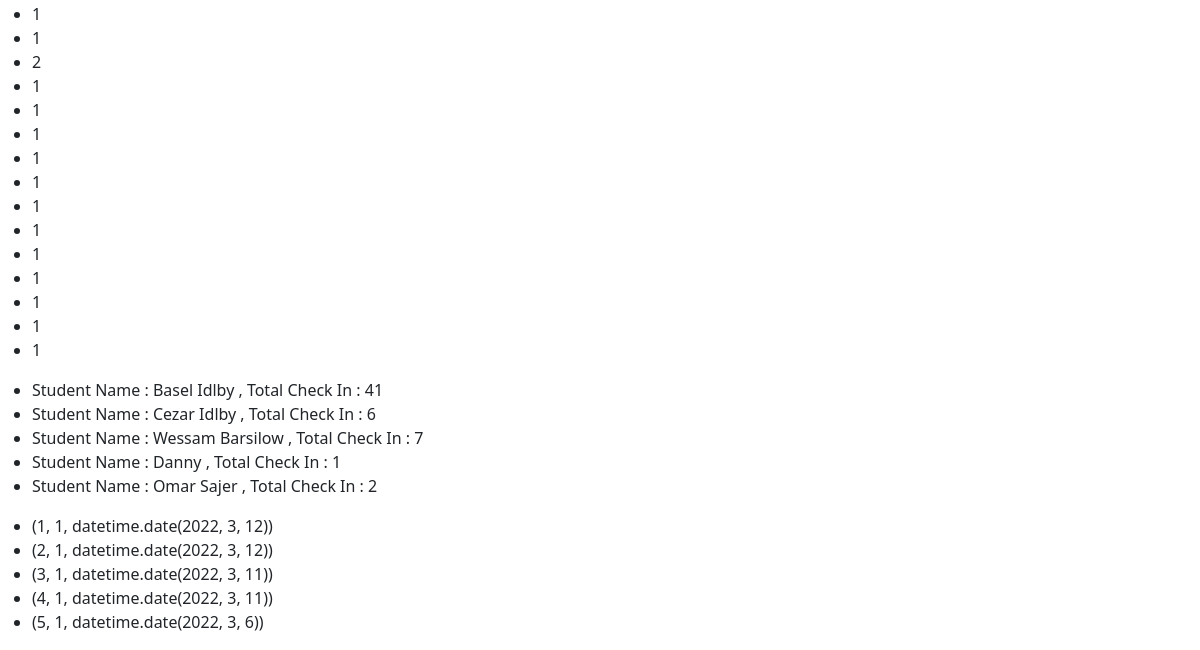
Before: /student/list2/ (lower part) with the older database file.
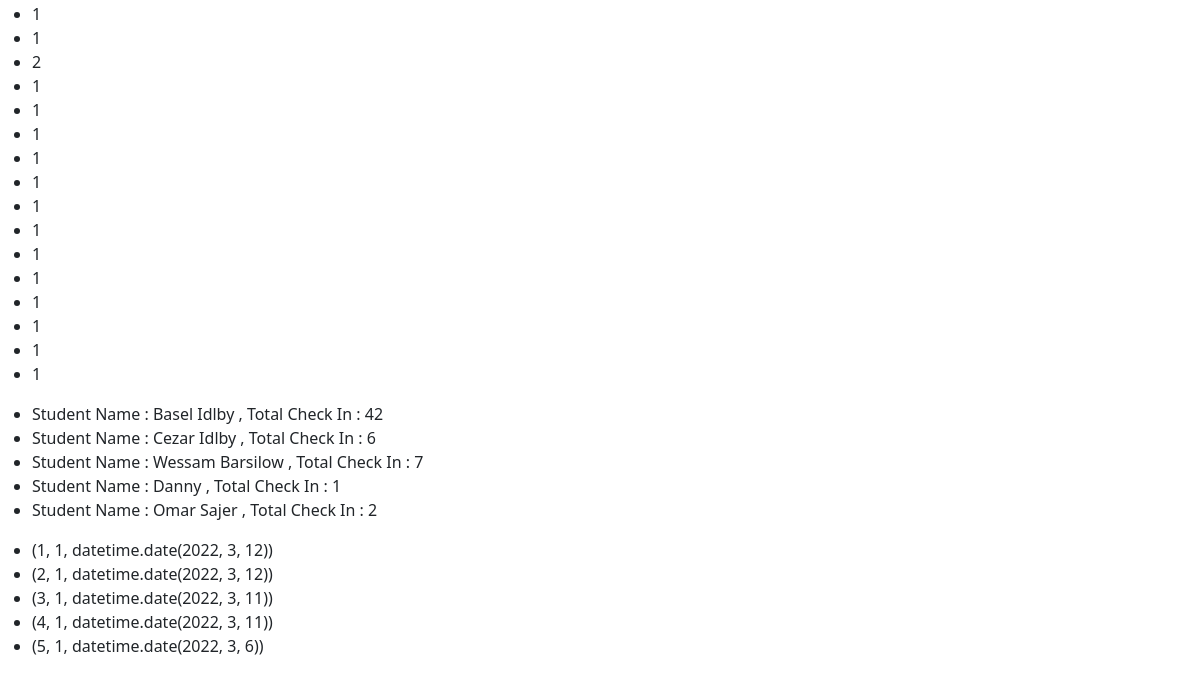
After: the same page with the newer database file.
### student/models.py (models this page shows, shortened)
class checkInData(models.Model):
    checkInSeq = models.AutoField(primary_key=True)
    studentId = models.IntegerField()
    checkIn = models.IntegerField(default=1 , editable=False)
    checkInDate = models.DateField(default=datetime.now , editable=False)
    def __str__(self) -> str:
        return f"{self.studentId , self.checkIn , self.checkInDate}"

class customerInfo(models.Model):
    studentId = models.AutoField(primary_key=True)
    customerName = models.CharField(max_length=100 , unique=True)
    customerImg = models.ImageField(upload_to ='media/student/imgs/' , default='default.jpg')
    leadsChannel = models.ForeignKey(leadSource,max_length=50,on_delete=models.CASCADE)
    adsRef = models.CharField(max_length=200,blank=True)
    contactDate = models.DateField(default=datetime.now , editable=False)
    leadeAge = models.IntegerField()
    leadsLocation = models.CharField(max_length=100)
    leadsContactNumber = models.IntegerField()
    emailAddress = models.EmailField()
    leadsComment = models.CharField(max_length=1000)
    leadsUrgent = models.BooleanField()
    Nationality = models.ForeignKey(countryList,max_length=250,on_delete=models.CASCADE)
    intersetList = models.ForeignKey(courseList,max_length=50,on_delete=models.CASCADE)
    followUp = models.BooleanField(default=True)

### student/views.py (the view)
# urls.py: path('list2/',views.list,name='CustInfo2'),
def list(request):
    queryset1 = customerInfo.objects.all()
    query2 = customerInfo.objects.all().values('studentId').annotate(total=Count('studentId'))
    query3 = checkInData.objects.all()
    query4 = customerInfo.objects.raw(
       'SELECT a.studentid , a.customerName , count(b.checkIn) as count FROM STUDENT_customerInfo a ,student_checkindata b where a.studentid = b.studentid group by a.studentid , a.customerName')
    lastLogin = checkInData.objects.raw('select checkInSeq , a.studentid , max(a.checkInDate) from student_checkindata a group by a.studentid')
    context = {'q1':queryset1,'q2':query2,'q3':query3,'q4':query4,'lastLogin':lastLogin}
    return render(request,'student/customerList.html',context)

### student/templates/student/customerList.html (shortened to what this page needs)
{% extends 'student/base.html' %}
{% block content %}
<ul>
    {% for x in q3 %}
    <li>{{x.studentId}} {{x.customerName}}</li>
    {% endfor %}
</ul>
<ul>
    {% for x in q4 %}
    <li>Student Name : {{x.customerName}} , Total Check In : {{x.count}}</li>
    {% endfor %}
</ul>
<ul>
    {% for x in lastLogin %}
    <li>{{x}}</li>
    {% endfor %}
</ul>
{% endblock %}

### student/templates/student/base.html (shortened to what this page needs)
{% load static %}
<!doctype html>
<html lang="en">
  <head>
    <link rel="stylesheet" href="https://stackpath.bootstrapcdn.com/bootstrap/4.4.1/css/bootstrap.min.css">
    <link href="https://cdn.jsdelivr.net/npm/bootstrap@5.0.2/dist/css/bootstrap.min.css" rel="stylesheet">
    <link rel="stylesheet" type="text/css" href="{% static 'student/custom.css' %}?{% now "U" %}">
  </head>
  <body>
    {% block content %}
    {% endblock %}
</body>
</html>

Changed rows visible on the page:
added checkInData: studentId "1"
computed for customerInfo "Basel Idlby": count "41" → "42"
